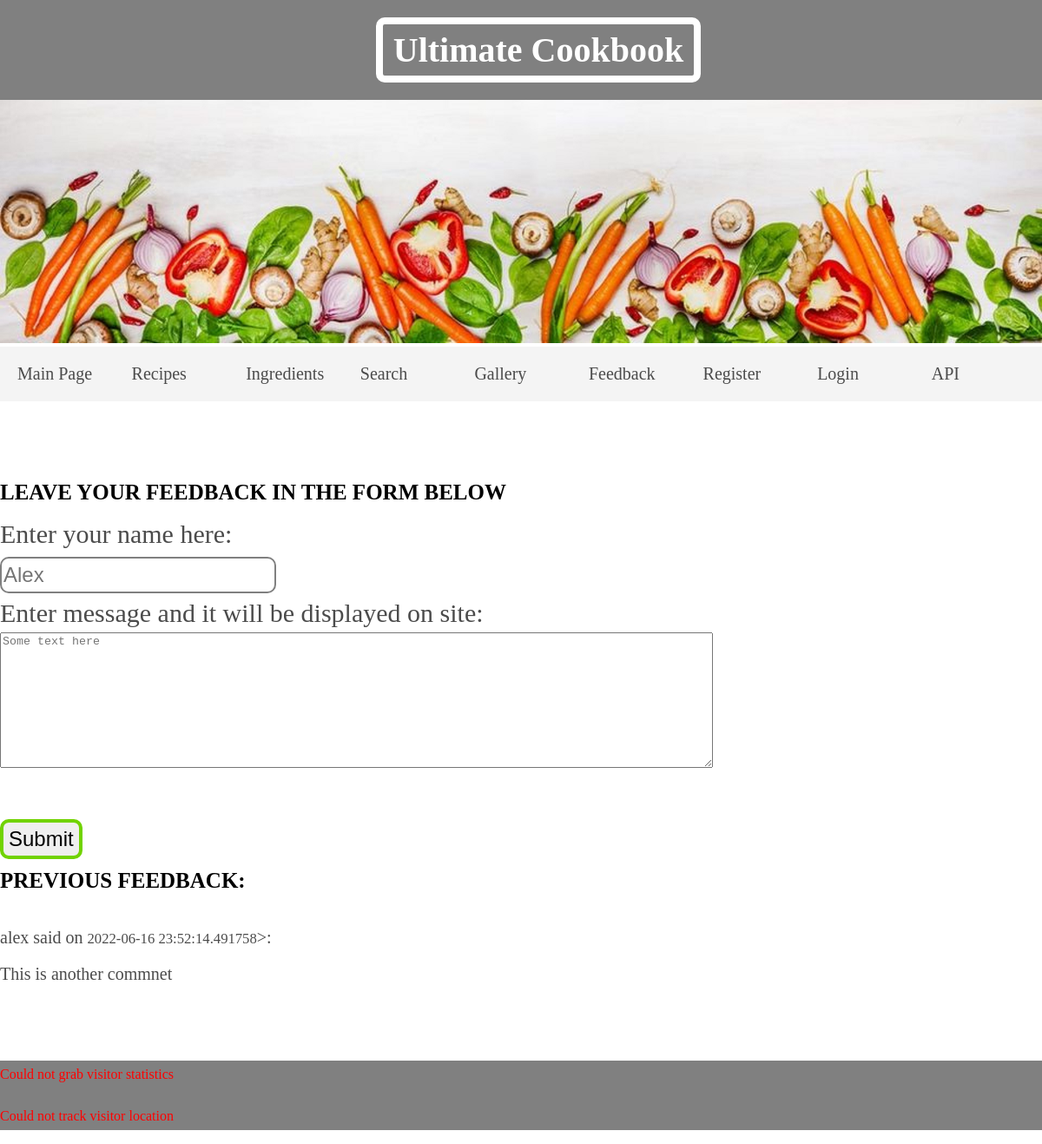
Before: /feedback.html with the older database file.
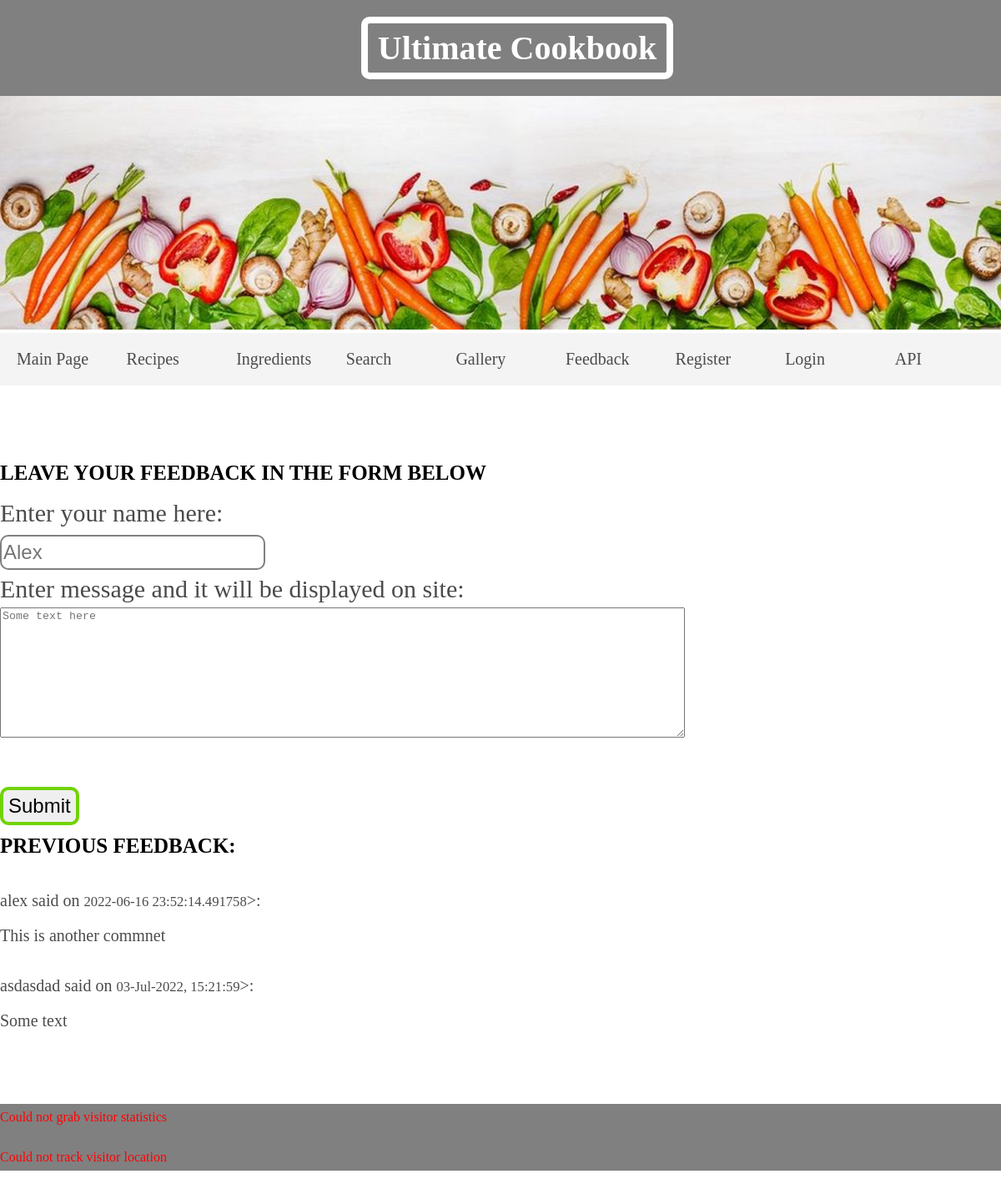
After: the same page with the newer database file.
### src/models.py (models this page shows, shortened)
class Feedback(db.Model):
    __tablename__ = 'feedback'
    id = Column(Integer, primary_key=True)
    name = Column(String)
    message = Column(String)
    date_time = Column(DateTime)

### src/routes.py (the view, shortened to what this page needs)
@app.route('/feedback.html', methods=['POST', 'GET'])
def feedback():
    if request.method == 'GET':
        data = feedback_loader()
        return render_template('feedback.html', data=data, user=session.get('username', ''))

### src/helpers.py (called while the page is built, shortened)
def feedback_loader(recipe=None):
    if recipe is None:
        try:
            db = sqlite3.connect(os.path.join(DATA_PATH, 'cook.db'))
            data = db.execute('SELECT * FROM feedback').fetchall()
        except (FileNotFoundError, sqlite3.DatabaseError):
            return 'Could not open Database'
        else:
            db.close()
    return data

### src/templates/feedback.html
{% extends 'base.html' %}
{% block content %}
<article>
<h2>Leave your feedback in the form below</h2>
<form action="/feedback.html" method="post">
  <label for="name">Enter your name here:</label><br>
  <input type="text" id="name" name="fname" placeholder="Alex" value="" autofocus required><br>
  <label for="msg">Enter message and it will be displayed on site:</label><br>
  <textarea id="msg" name="messg" rows="10" cols="100%" placeholder="Some text here" required></textarea><br><br>
  <input type="submit" value="Submit">
</form>
<h2>Previous Feedback:</h2>
{% if data is string %}
{{ data }}
{% elif data is sequence %}
{% for entry in data %}
<p>{{ entry[1] }} said on <small>{{ entry[3] }}</small>>:<br> {{ entry[2]}} </p>
{% endfor %}
{% else %}
<h3>Something strange has happened</h3>
{% endif %}
  </article>
{% endblock %}

Changed rows visible on the page:
added Feedback: name "asdasdad", date_time "03-Jul-2022, 15:21:59", message "Some text"
